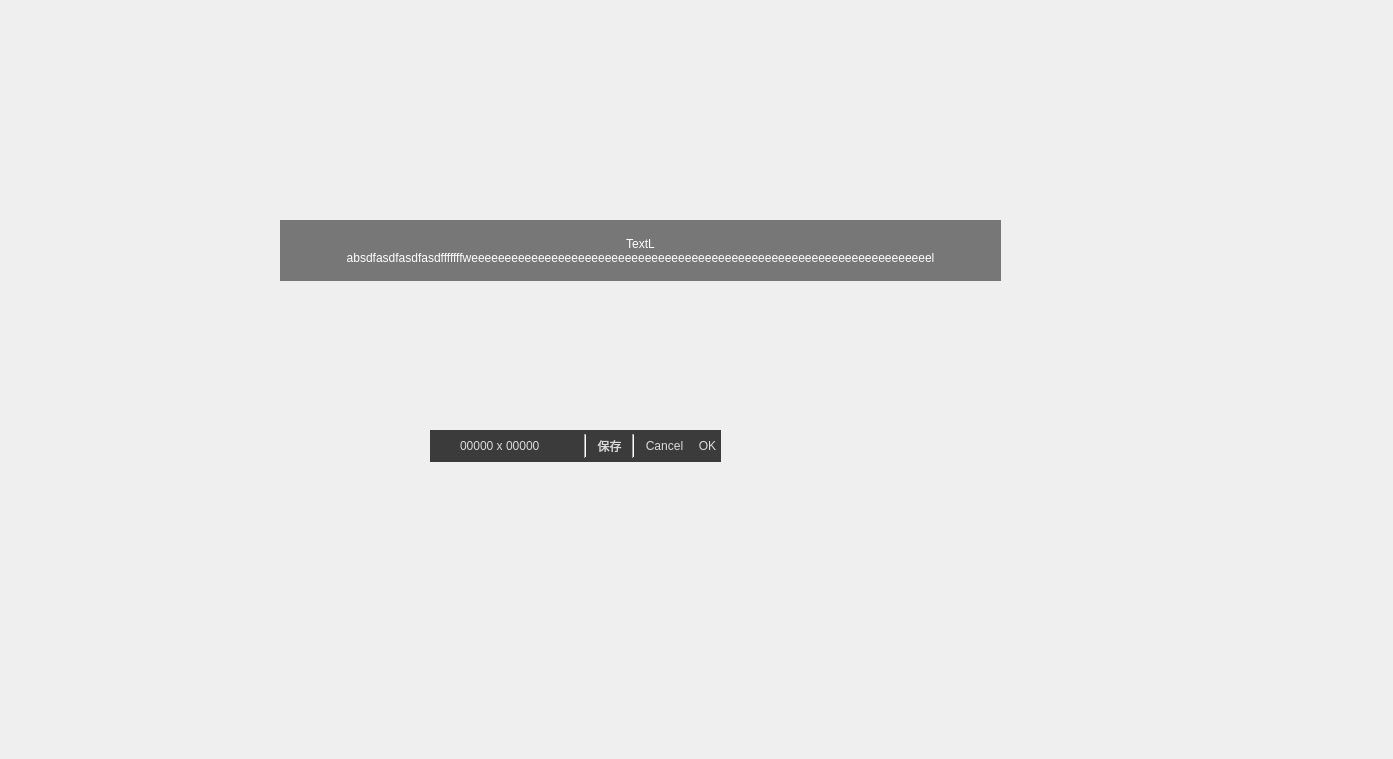
<?xml version="1.0" encoding="UTF-8"?>
<ui version="4.0">
 <class>DialogSelectScreen</class>
 <widget class="QDialog" name="DialogSelectScreen">
  <property name="geometry">
   <rect>
    <x>0</x>
    <y>0</y>
    <width>1393</width>
    <height>759</height>
   </rect>
  </property>
  <property name="windowTitle">
   <string>Dialog</string>
  </property>
  <layout class="QVBoxLayout" name="verticalLayout">
   <property name="spacing">
    <number>0</number>
   </property>
   <property name="leftMargin">
    <number>0</number>
   </property>
   <property name="topMargin">
    <number>0</number>
   </property>
   <property name="rightMargin">
    <number>0</number>
   </property>
   <property name="bottomMargin">
    <number>0</number>
   </property>
   <item>
    <widget class="GlScreenSelect" name="widget" native="true">
     <widget class="QWidget" name="widgetTools" native="true">
      <property name="geometry">
       <rect>
        <x>430</x>
        <y>430</y>
        <width>291</width>
        <height>32</height>
       </rect>
      </property>
      <property name="styleSheet">
       <string notr="true">QWidget#widgetTools
{
border: 0px solid  rgb(103, 103, 103);
background-color: rgb(0, 0, 0, 192);
}
QToolButton
{
border: none;
color: rgb(220, 220, 220);
}
QToolButton:hover
{
background-color: rgb(100, 100, 100, 228);
}
QToolButton:disabled
{
color: rgb(140, 140, 140);
}
QLabel
{
border: none;
color: rgb(220, 220, 220);
}</string>
      </property>
      <layout class="QHBoxLayout" name="horizontalLayout">
       <property name="topMargin">
        <number>4</number>
       </property>
       <property name="bottomMargin">
        <number>4</number>
       </property>
       <item>
        <widget class="QLabel" name="labelType">
         <property name="minimumSize">
          <size>
           <width>24</width>
           <height>24</height>
          </size>
         </property>
         <property name="maximumSize">
          <size>
           <width>24</width>
           <height>24</height>
          </size>
         </property>
         <property name="text">
          <string/>
         </property>
         <property name="pixmap">
          <pixmap resource="UiResource/recorder.qrc">:/typeIconScreen.png</pixmap>
         </property>
        </widget>
       </item>
       <item>
        <widget class="QLabel" name="labelSize">
         <property name="text">
          <string>00000 x 00000</string>
         </property>
        </widget>
       </item>
       <item>
        <widget class="Line" name="line_2">
         <property name="orientation">
          <enum>Qt::Vertical</enum>
         </property>
        </widget>
       </item>
       <item>
        <widget class="QToolButton" name="toolButtonSave">
         <property name="focusPolicy">
          <enum>Qt::NoFocus</enum>
         </property>
         <property name="toolTip">
          <string>把当前选择的内容保存为图像文件</string>
         </property>
         <property name="text">
          <string>保存</string>
         </property>
        </widget>
       </item>
       <item>
        <widget class="Line" name="line">
         <property name="orientation">
          <enum>Qt::Vertical</enum>
         </property>
        </widget>
       </item>
       <item>
        <widget class="QToolButton" name="toolButtonCancel">
         <property name="focusPolicy">
          <enum>Qt::NoFocus</enum>
         </property>
         <property name="toolTip">
          <string>取消选择 （ESC 或 鼠标右键）</string>
         </property>
         <property name="text">
          <string>Cancel</string>
         </property>
         <property name="icon">
          <iconset resource="UiResource/recorder.qrc">
           <normaloff>:/butCancel_normal.png</normaloff>
           <disabledoff>:/butCancel_disable.png</disabledoff>:/butCancel_normal.png</iconset>
         </property>
         <property name="iconSize">
          <size>
           <width>24</width>
           <height>24</height>
          </size>
         </property>
        </widget>
       </item>
       <item>
        <widget class="QToolButton" name="toolButtonOK">
         <property name="focusPolicy">
          <enum>Qt::NoFocus</enum>
         </property>
         <property name="toolTip">
          <string>确认当前的选择 （回车键）</string>
         </property>
         <property name="text">
          <string>OK</string>
         </property>
         <property name="icon">
          <iconset resource="UiResource/recorder.qrc">
           <normaloff>:/butOK_normal.png</normaloff>
           <disabledoff>:/butOK_disable.png</disabledoff>:/butOK_normal.png</iconset>
         </property>
         <property name="iconSize">
          <size>
           <width>24</width>
           <height>24</height>
          </size>
         </property>
         <property name="toolButtonStyle">
          <enum>Qt::ToolButtonTextBesideIcon</enum>
         </property>
        </widget>
       </item>
      </layout>
     </widget>
     <widget class="QWidget" name="widgetInfo" native="true">
      <property name="geometry">
       <rect>
        <x>280</x>
        <y>220</y>
        <width>721</width>
        <height>61</height>
       </rect>
      </property>
      <property name="styleSheet">
       <string notr="true">QWidget#widgetInfo{
background-color: rgb(0, 0, 0, 128);
}
</string>
      </property>
      <layout class="QHBoxLayout" name="horizontalLayout_2">
       <item>
        <widget class="QLabel" name="labelInfo">
         <property name="styleSheet">
          <string notr="true">QLabel{
color: rgb(255, 255, 255);
}
</string>
         </property>
         <property name="text">
          <string>TextL
absdfasdfasdfasdfffffffweeeeeeeeeeeeeeeeeeeeeeeeeeeeeeeeeeeeeeeeeeeeeeeeeeeeeeeeeeeeeeeeeeeeel</string>
         </property>
         <property name="scaledContents">
          <bool>true</bool>
         </property>
         <property name="alignment">
          <set>Qt::AlignCenter</set>
         </property>
         <property name="wordWrap">
          <bool>true</bool>
         </property>
        </widget>
       </item>
      </layout>
     </widget>
    </widget>
   </item>
  </layout>
 </widget>
 <customwidgets>
  <customwidget>
   <class>GlScreenSelect</class>
   <extends>QWidget</extends>
   <header>GlScreenSelect.h</header>
   <container>1</container>
  </customwidget>
 </customwidgets>
 <resources>
  <include location="UiResource/recorder.qrc"/>
 </resources>
 <connections/>
</ui>
